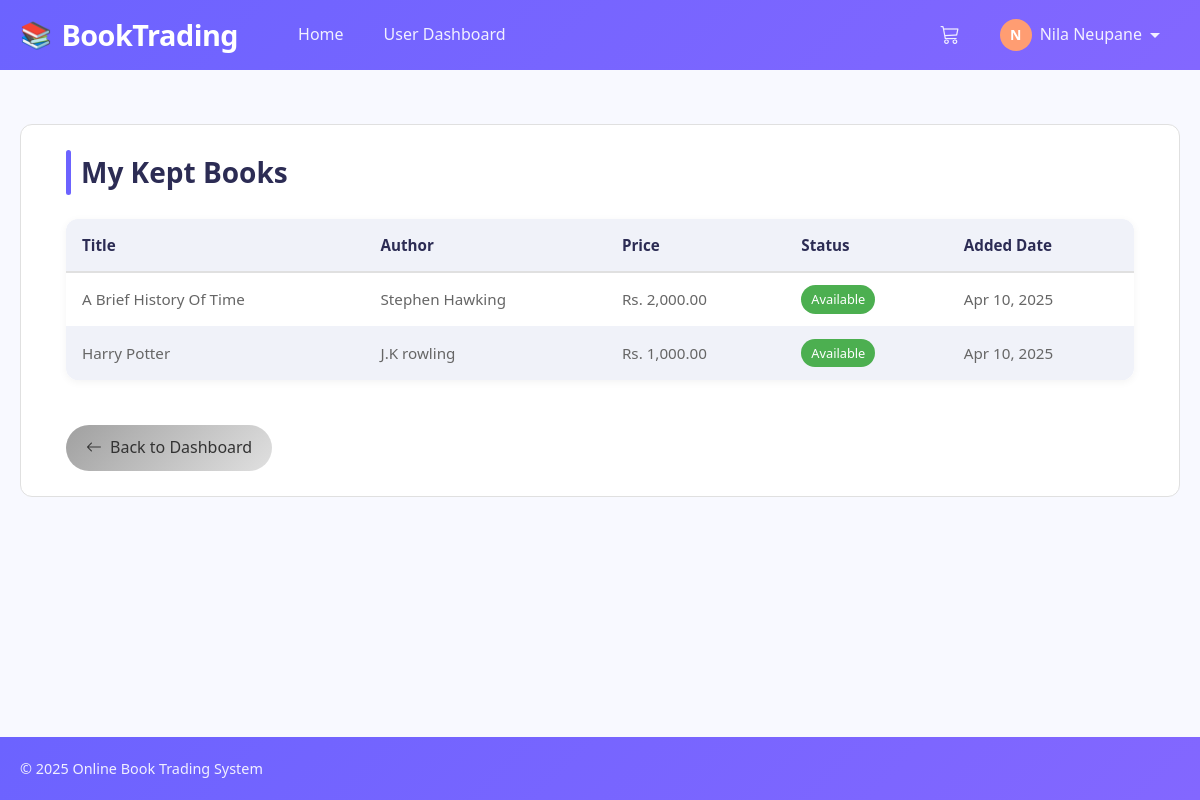
/user/kept_books.php (signed in), run on an earlier commit of the app's database.
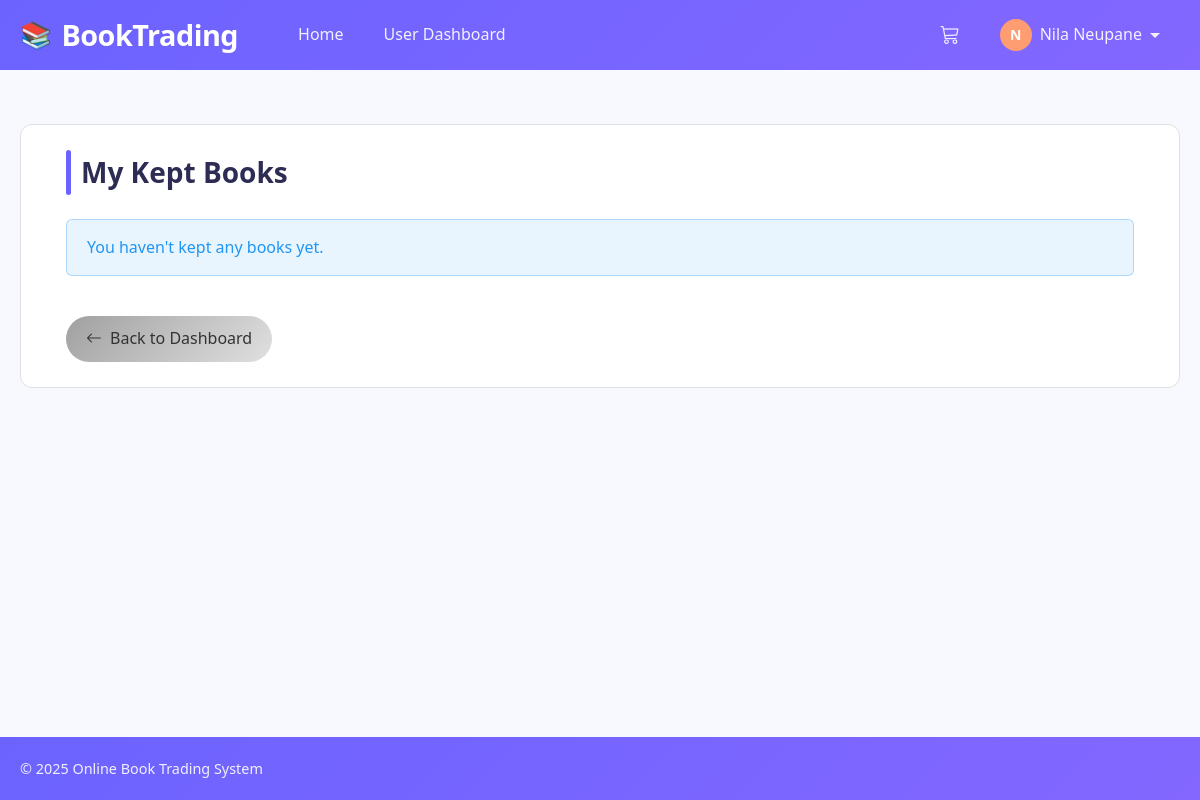
And on a later commit of the database.
### tables this page shows
CREATE TABLE `books` (
  `id` int(11) NOT NULL,
  `title` varchar(255) NOT NULL,
  `author` varchar(255) NOT NULL,
  `description` text DEFAULT NULL,
  `price` decimal(10,2) NOT NULL,
  `image` varchar(255) DEFAULT 'default-book.jpg',
  `status` enum('available','sold','pending') DEFAULT 'available',
  `quantity` int(11) DEFAULT 1,
  `added_by` int(11) DEFAULT NULL,
  `is_old` tinyint(1) DEFAULT 0,
  `created_at` timestamp NOT NULL DEFAULT current_timestamp()
);

### user/kept_books.php (the view, shortened to what this page needs)
<?php
$relativePath = '../';
require_once $relativePath . 'includes/header.php';
$userId = $_SESSION['user_id'];
$query = "SELECT * FROM books WHERE added_by = $userId AND status IN ('available', 'sold')";
$result = mysqli_query($conn, $query);
$keptBooks = [];
while ($row = mysqli_fetch_assoc($result)) {
    $keptBooks[] = $row;
}
?>
<div class="books-container">
    <h2 class="page-title">My Kept Books</h2>
    <?php if (empty($keptBooks)): ?>
        <div class="info-message">You haven't kept any books yet.</div>
    <?php else: ?>
        <div class="table-container">
            <table class="books-table">
                <thead>
                    <tr>
                        <th>Title</th>
                        <th>Author</th>
                        <th>Price</th>
                        <th>Status</th>
                        <th>Added Date</th>
                    </tr>
                </thead>
                <tbody>
                    <?php foreach ($keptBooks as $book): ?>
                        <tr>
                            <td data-label="Title"><?php echo $book['title']; ?></td>
                            <td data-label="Author"><?php echo $book['author']; ?></td>
                            <td data-label="Price">Rs. <?php echo number_format($book['price'], 2); ?></td>
                            <td data-label="Status">
                                <span class="status-indicator status-<?php echo $book['status']; ?>">
                                    <?php echo ucfirst($book['status']); ?>
                                </span>
                            </td>
                            <td data-label="Added Date"><?php echo date('M d, Y', strtotime($book['created_at'])); ?></td>
                        </tr>
                    <?php endforeach; ?>
                </tbody>
            </table>
        </div>
    <?php endif; ?>
    <div>
        <a href="dashboard.php" class="back-link">
            <i class="bi bi-arrow-left"></i> Back to Dashboard
        </a>
    </div>
</div>
<?php require_once $relativePath . 'includes/footer.php'; ?>

What changed in the data, as far as the page shows it:
removed books: title "A Brief History Of Time", author "Stephen Hawking", price "2,000.00", status "Available", created_at "Apr 10, 2025"
removed books: title "Harry Potter", author "J.K rowling", price "1,000.00", status "Available", created_at "Apr 10, 2025"
Also different on the page:
text no longer shown: "Title Author Price Status Added Date"
text now shown: "You haven't kept any books yet."
